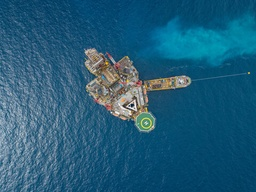
#> input picture HW6/Q3/im04.jpg, 256 x 192 px, shrunk from 480 x 360 before the run
$ jupyter execute Q3.ipynb
#> lines starting #> are read from the running program, lines starting #| are printed output that depends on the picture; after the words box and inside, x2 and y2 are one past the last pixel; in counts of white or black regions, pixels touching at a corner belong together
## Importing Libraries

[cell 1]
import cv2
import numpy as np
import matplotlib.pyplot as plt
import imageio as iio
from scipy import ndimage
import os

## Read Image

[cell 2]
img = iio.imread('im04.jpg')
#> img is the input picture: shape (192, 256, 3); mean R, G, B 34.1, 92.7, 121.6

def scale(img):
    return np.uint8((img-np.min(img))/(np.max(img)-np.min(img))*255)

def show_image(img, title='', save=False, name='', ticks=True):
    '''
    a function for showing images
    '''
    plt.figure(dpi=120)
    plt.imshow(img, cmap='gray')
    if ticks:
        plt.xticks([])
        plt.yticks([])
    plt.title(title)
    if save:
        iio.imwrite(name, img)
    plt.show()
show_image(img)

## Starting Points

[cell 3]
def starting_points(img):
    x, y, c = img.shape
#> x = 192; y = 256; c = 3
    points = [(0, 0)]*20
    points[0] = (int(x//4), int(y//4))
    points[5] = (int((3*x)//4), int(y//4))
    points[10] = (int((3*x)//4), int((3*y)//4))
    points[15] = (int(x//4), int((3*y)//4))
    for i in range(4):
        points[i+1] = (int(x//4+(i+1)*(1*x//10)), int(y//4))
    for i in range(4):
        points[i+16] = (int(x//4), int(3*y//4-(i+1)*(1*y//10)))
    for i in range(4):
        points[i+11] = (int(3*x//4), int(y//4+(i+1)*(1*y//10)))
    for i in range(4):
        points[i+6] = (int(x//4+(i+1)*(1*x//10)), int(3*y//4))

    out = img.copy()
    for p in points:
        out[p[0]-3:p[0]+3, p[1]-3:p[1]+3, 0] = 200
        out[p[0]-3:p[0]+3, p[1]-3:p[1]+3, 1] = 250
        out[p[0]-3:p[0]+3, p[1]-3:p[1]+3, 2] = 0
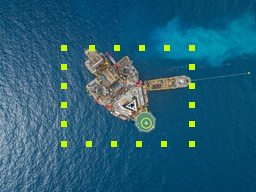
#> out: shape (192, 256, 3); 1.46% of pixels changed, all inside (x1, y1, x2, y2) = (61, 45, 195, 147)
    show_image(out)
    return points

points = starting_points(img)
#> points = [(48, 64), (67, 64), (86, 64), (105, 64), (124, 64), (144, 64), (67, 192), (86, 192), (105, 192), (124, 192), (144, 192), (144, 89), (144, 114), (144, 139), (144, 164), (48, 192), (48, 167), (48, 142), (48, 117), (48, 92)]

## Cost Function

[cell 4]
def E_int(points, alpha):
    points = np.array(points.copy())
    shifted_points = np.roll(points, 1, axis=0)
    d = np.mean(np.sum((points-shifted_points)**2))
    E = np.sum(((points-shifted_points)[:,0]**2+(points-shifted_points)[:,1]**2-alpha*d)**2)
    return E

def E_ext(img, points):
    E = 0
    grad = img[:,:,0].copy()
    gradx = ndimage.sobel(grad, axis=0, mode='constant')
    grady = ndimage.sobel(grad, axis=1, mode='constant')
    gradx = np.float32(gradx)
    grady = np.float32(grady)
    for p in points:
        E -= (gradx[p[0], p[1]]**2 + grady[p[0], p[1]]**2)
    return np.sum(E)

def cost(img, points, alpha=50, gamma=10**5):
    return E_int(points, alpha) + gamma * E_ext(img, points)

## Active Contours

[cell 5]
def neighbors(img, p):
    x, y = p[0], p[1]
    nei = [(x-1,y),(x+1,y),(x-1,y-1),(x-1,y+1),(x,y+1),(x,y-1),(x+1,y-1),(x+1,y+1)]
    return nei

def draw_points(img, points, name):
    out = img.copy()
    for p in points:
        out[p[0]-3:p[0]+3, p[1]-3:p[1]+3, 0] = 150
        out[p[0]-3:p[0]+3, p[1]-3:p[1]+3, 1] = 200
        out[p[0]-3:p[0]+3, p[1]-3:p[1]+3, 2] = 150
    iio.imwrite(name, out)
    return out

def active_contour(img, points, alpha=2.3e3, gamma=5*10**9):
#> called with alpha = 2300, gamma = 5000000000
    for cnt in range(100):
        for i,p in enumerate(points):
            c = 10**20
            for nei in neighbors(img, p):
                new_points = points.copy()
                new_points[i] = nei
                c_new = cost(img, new_points, alpha, gamma)
                if c_new < c:
                    c = c_new
                    points = new_points.copy()
        name = f'images/{cnt}.png'
        draw_points(img, points, name)
#> this loop made 100 passes
#> name on pass 1: 'images/0.png'
#> pass 1, in E_ext, `grad = img[:,:,0].copy()`:
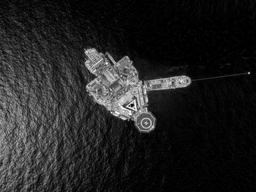
#> grad: shape (192, 256); min 0, max 255, mean 34.1
#> pass 1, in E_ext, `gradx = ndimage.sobel(grad, axis=0, mode='constant')`:
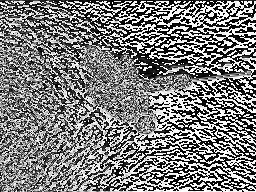
#> gradx: shape (192, 256); min 0, max 255, mean 124.3
#> pass 1, in E_ext, `grady = ndimage.sobel(grad, axis=1, mode='constant')`:
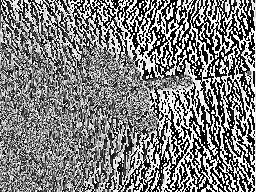
#> grady: shape (192, 256); min 0, max 255, mean 126.9

active_contour(img, points)
os.system('ffmpeg -start_number 0 -i images/%d.png -r 100 -vcodec mpeg4 res13-contour.mp4')
